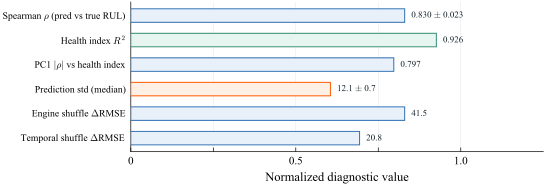

Write Python code to recreate this figure.
#!/usr/bin/env python3
"""
FIGURE DESIGN
Message: "Six verification diagnostics confirm the encoder tracks within-engine degradation:
         high Spearman rho, large engine-shuffle degradation, strong HI recovery."
Type: Horizontal bar chart of diagnostic metrics
Layout: Single panel with 6 bars showing diagnostic results
Colors: Forgis palette, highlight for key metrics
Size: NeurIPS single column (5.5in wide, ~1.8in tall)
"""

import matplotlib
matplotlib.use("Agg")
import matplotlib.pyplot as plt
import numpy as np

C = {
    "blue":     "#2B6CB0",
    "blue_bg":  "#E8F0FA",
    "teal":     "#2D8A6E",
    "teal_bg":  "#E6F5F0",
    "orange":   "#FF5A00",
    "orange_bg":"#FFF0E6",
    "dark":     "#122128",
    "gray":     "#878F92",
    "gray_lt":  "#D1D5D8",
}

plt.rcParams.update({
    "font.family": "serif",
    "font.serif": ["Times New Roman", "DejaVu Serif"],
    "font.size": 8,
    "mathtext.fontset": "cm",
    "pdf.fonttype": 42,
    "ps.fonttype": 42,
    "axes.labelsize": 9,
    "axes.linewidth": 0.5,
    "axes.spines.top": False,
    "axes.spines.right": False,
    "xtick.labelsize": 8,
    "ytick.labelsize": 8,
    "xtick.direction": "in",
    "ytick.direction": "in",
    "xtick.major.size": 3,
    "ytick.major.size": 3,
    "xtick.major.width": 0.5,
    "ytick.major.width": 0.5,
    "legend.fontsize": 7,
    "legend.frameon": False,
    "figure.dpi": 150,
    "figure.constrained_layout.use": True,
    "savefig.dpi": 300,
    "savefig.bbox": "tight",
    "savefig.pad_inches": 0.02,
})

# Diagnostics data from Section 6.1
diagnostics = [
    ("Spearman $\\rho$ (pred vs true RUL)", 0.830, 0.023, 1.0, "correlation"),
    ("Health index $R^2$", 0.926, 0.0, 1.0, "fit"),
    ("PC1 $|\\rho|$ vs health index", 0.797, 0.0, 1.0, "correlation"),
    ("Prediction std (median)", 12.1, 0.7, 20.0, "spread"),
    ("Engine shuffle $\\Delta$RMSE", 41.5, 0.0, 50.0, "degradation"),
    ("Temporal shuffle $\\Delta$RMSE", 20.8, 0.0, 30.0, "degradation"),
]

labels = [d[0] for d in diagnostics]
values = [d[1] for d in diagnostics]
stds = [d[2] for d in diagnostics]

# Normalize to [0, 1] for visual comparison
maxvals = [d[3] for d in diagnostics]
norm_values = [v / m for v, m in zip(values, maxvals)]

y = np.arange(len(labels))

fig, ax = plt.subplots(figsize=(5.5, 1.9))

# Color by category
cat_colors = {
    "correlation": C["blue"],
    "fit": C["teal"],
    "spread": C["orange"],
    "degradation": C["blue"],
}
cat_bg = {
    "correlation": C["blue_bg"],
    "fit": C["teal_bg"],
    "spread": C["orange_bg"],
    "degradation": C["blue_bg"],
}

for i, (label, val, std, maxv, cat) in enumerate(diagnostics):
    color = cat_colors[cat]
    bg = cat_bg[cat]
    nv = val / maxv

    ax.barh(y[i], nv, height=0.55, color=bg, edgecolor=color,
            linewidth=0.7, zorder=3)

    # Value label
    val_str = f"{val:.3f}" if val < 1 else f"{val:.1f}"
    if std > 0:
        val_str += f" $\\pm$ {std}"
    ax.text(nv + 0.02, y[i], val_str, fontsize=6.5, color=C["dark"],
            va="center")

ax.set_yticks(y)
ax.set_yticklabels(labels, fontsize=7)
ax.set_xlabel("Normalized diagnostic value")
ax.set_xlim(0, 1.25)
ax.invert_yaxis()
ax.xaxis.grid(True, linewidth=0.2, color=C["gray_lt"], zorder=0)
ax.set_axisbelow(True)

# Remove x ticks since normalization makes them less meaningful
ax.set_xticks([0, 0.25, 0.5, 0.75, 1.0])
ax.set_xticklabels(["0", "", "0.5", "", "1.0"])

out = "C:/Users/Jonaspetersen/dev/IndustrialJEPA/paper-neurips/figures/fig_verification.pdf"
fig.savefig(out)
plt.close(fig)
print(f"Saved {out}")
